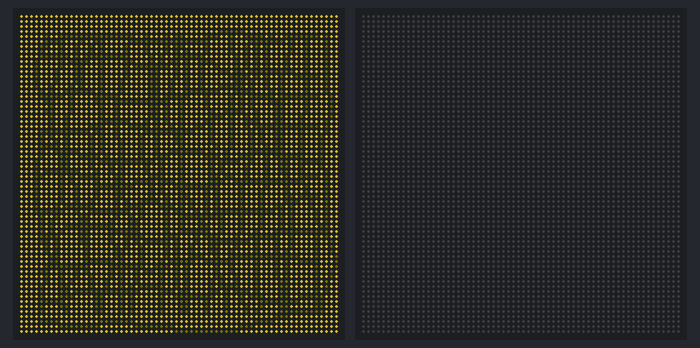
Bench run of a program on a simulated Raspberry Pi Pico running MicroPython. Shown: 2 × 64×64 RGB LED matrix. Dim RGB values are drawn brighter than linear; a reset restarts the program; random numbers come from a fixed seed; the clock reads 2024-03-15 10:24:30 at power-on unless the program sets it.

Above: at 0.3 s.
At 10.6 s:
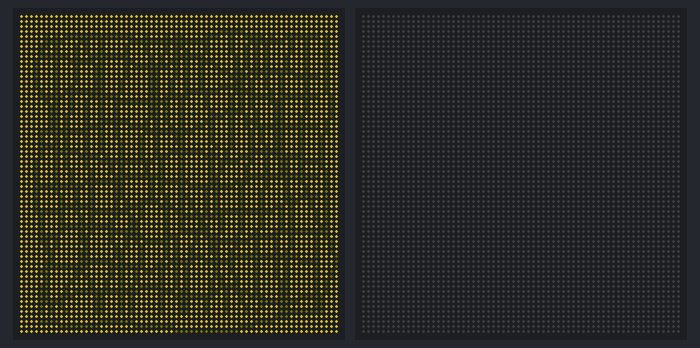
At 17.8 s:
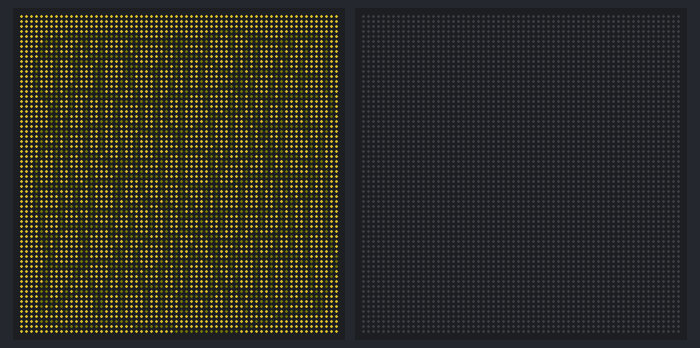
At 22.1 s:
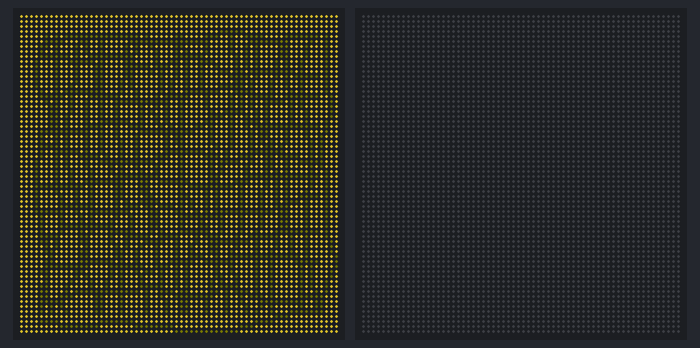
At 27.1 s:
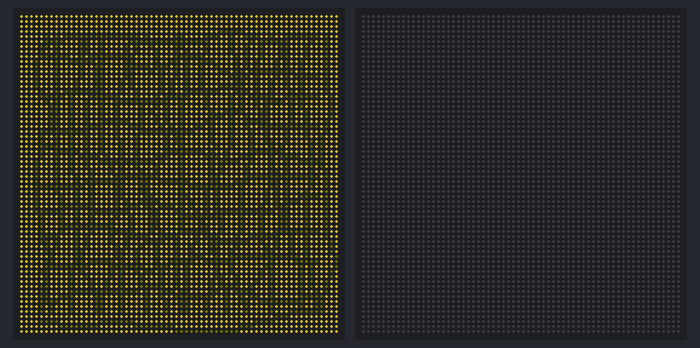
At 38.1 s:
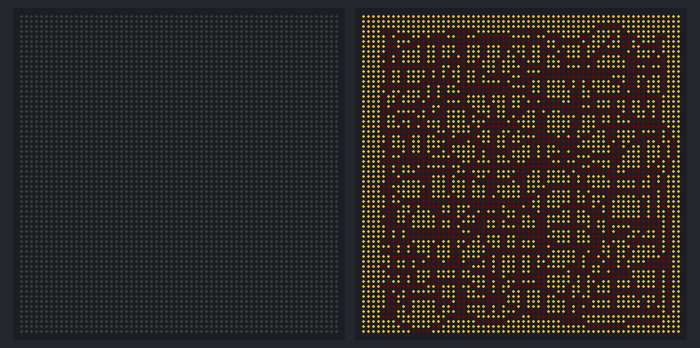

Measured:
- what the display in image 0 shows lasts 9.7 s, from 0.2 s to 9.9 s
- what the display in image 1 shows lasts 1.7 s, from 10.5 s to 12.2 s
- what the display in image 2 shows lasts 2.6 s, from 17.8 s to 20.4 s
- what the display in image 3 shows lasts 1.6 s, from 22.0 s to 23.6 s
- what the display in image 4 shows lasts 2.8 s, from 27.0 s to 29.8 s

The program:

hashlines.py
```python
import time
import random
import gc
import machine
from interstate75 import Interstate75, DISPLAY_INTERSTATE75_64X64

import settings_pieces as psets
if psets.MODES[psets.MODE] == "random_w_restart":
    import timer_play

if psets.MODES[psets.MODE] == "remote":
    import timer_coord

def checkForNewPiece():

    def machineRestart():
        display.clear()
        display.reset_pen(BLANKSCREEN)
        display.set_pen(BLANKSCREEN)
        display.clear()
        i75.update()
        machine.soft_reset()


    if psets.MODES[psets.MODE] == "random_w_restart":
        timer_play.playT2 = time.time()
        deltaTimeToPlay =  timer_play.playT2 - timer_play.playT1
        if deltaTimeToPlay > timer_play.timeToPlay :
                machineRestart()

    if psets.MODES[psets.MODE] == "remote":
        timer_coord.playT2 = time.time()
        deltaTimeToPlay =  timer_coord.playT2 - timer_coord.playT1
        if deltaTimeToPlay > timer_coord.timeToPlay :
            timer_coord.getPieceToPlay()
            if timer_coord.pieceToPlay != PIECENAME:
                machineRestart()

class Config:
    def __init__(self):
        """
        Purpose: holds state
        """


class ColorObj:
    def __init__(self):
        self.h = 0
        self.s = 0
        self.v = 0
        self.dh = 0
        self.ds = 0
        self.dv = 0
        self.newh = 0
        self.news = 0
        self.newv = 0
        self.speedFactor = 12
        self.intransition = False

    def change(self):
        dh = self.newh - self.h

        if dh >= 0.5:
            dh *= -1

        self.dh = dh / self.speedFactor
        self.ds = (self.news - self.s) / self.speedFactor
        self.dv = (self.newv - self.v) / self.speedFactor
        self.intransition = True

    def clrStep(self):
        self.h = self.h + self.dh
        self.s = self.s + self.ds
        self.v = self.v + self.dv

        if self.h > 1.0:
            self.h = self.h - 1.0
        if self.h < 0.0:
            self.h = 1.0 + self.h

        if round(self.h * 10) == round(self.newh * 10):
            self.dh = 0
        if round(self.s * 10) == round(self.news * 10):
            self.ds = 0
        if round(self.v * 10) == round(self.newv * 10):
            self.dv = 0

        if self.dh == 0 and self.ds == 0 and self.dv == 0:
            self.intransition = False


def changeColor(clrRef, hmin, hmax, smin, smax, vmin, vmax, init=False):

    clr = rColor(hmin, hmax, smin, smax, vmin, vmax)
    if init:
        clrRef.h = clr[0]
        clrRef.s = clr[1]
        clrRef.v = clr[2]
    else:
        clrRef.newh = clr[0]
        clrRef.news = clr[1]
        clrRef.newv = clr[2]

    # print(f"Color change {_hmin} {hmax} ==> {clrRef.newh}")


def rColor(hmin, hmax, smin, smax, vmin, vmax):

    if hmin > hmax:
        _hmin = 0 - hmin
    else:
        _hmin = hmin

    _h = random.uniform(_hmin, hmax)
    if _h < 0:
        _h += 1.0
    _s = random.uniform(smin, smax)
    _v = random.uniform(vmin, vmax)

    return [_h, _s, _v]


def R(a, b, rounded=False):
    if not rounded:
        return random.uniform(a, b)
    else:
        return round(random.uniform(a, b))


def catmull_rom(p0, p1, p2, p3, t):
    t2 = t * t
    t3 = t2 * t

    return 0.5 * (2 * p1 + (-p0 + p2) * t + (2 * p0 - 5 * p1 + 4 * p2 - p3) * t2 + (-p0 + 3 * p1 - 3 * p2 + p3) * t3)


def generateRawLine(points=20, horiz=True):
    pts = []
    if horiz:
        pointSpacing = (config.canvasWidth - 1 * config.xOffset) / points
    else:
        pointSpacing = (config.canvasHeight - 1 * config.yOffset) / points

    for i in range(points):
        a = i * pointSpacing
        b = R(-config.noiseAmplitude, config.noiseAmplitude)
        if horiz:
            pts.append((round(a), round(b)))
        else:
            pts.append((round(b), round(a)))

    # ensures the last point at the right or bottom closes the box
    if horiz:
        pts.append([config.canvasWidth - 2 * config.xOffset, b])
    else:
        pts.append([b, config.canvasHeight - 2 * config.yOffset])
    # Extra points for smoother Bézier start/end
    # pts.insert(0, pts[0])
    return pts


def getCurvePoints(points, resolution=50):

    curve_points = []
    n = len(points)

    for i in range(n - 1):
        p0 = points[max(0, i - 1)]
        p1 = points[i]
        p2 = points[i + 1]
        p3 = points[min(n - 1, i + 2)]

        for step in range(resolution):
            t = step / float(resolution)  # 0 <= t < 1

            x = catmull_rom(p0[0], p1[0], p2[0], p3[0], t)
            y = catmull_rom(p0[1], p1[1], p2[1], p3[1], t)

            curve_points.append((x, y))

    return curve_points


def generateInformalLine(pts=20, xOffset=0, yOffset=0, horiz=True):
    points = generateRawLine(pts, horiz)
    _curvedPoints = getCurvePoints(points, config.curveResolution)
    _smoothPointsForDrawing = []
    _smoothPointsForDrawing.extend((pt[0] + xOffset, pt[1] + yOffset) for pt in _curvedPoints)
    return _smoothPointsForDrawing


def getColor(r, g, b, a):
    clr = list(round(i * config.brightness) for i in [r, g, b])
    clr.append(a)
    return tuple(clr)


def hashlines2():
    global config
    _lineWidth = 1
    _ptCount = 0
    for h_pts in config.h_pts:
        if random.random() < config.horizLineChange:
            h_pts = generateInformalLine(config.pointsPerLine, config.xOffset, config.yOffset + config.rowSpacing * _ptCount, True)
            config.h_pts[_ptCount] = h_pts
        lastPt = [h_pts[0][0], h_pts[0][1]]
        for pt in h_pts:
            drawTheLine(lastPt[0], lastPt[1], pt[0], pt[1], _lineWidth)
            lastPt = [pt[0], pt[1]]
        _ptCount += 1

    _ptCount = 0
    for v_pts in config.v_pts:
        if random.random() < config.vertLineChange:
            v_pts = generateInformalLine(config.pointsPerLine, config.xOffset + config.colSpacing * _ptCount, config.yOffset, False)
            config.v_pts[_ptCount] = v_pts
        lastPt = [v_pts[0][0], v_pts[0][1]]
        for pt in v_pts:
            drawTheLine(lastPt[0], lastPt[1], pt[0], pt[1], _lineWidth)
            lastPt = [pt[0], pt[1]]
        _ptCount += 1

    # config.scroll += config.scrollRate


def drawTheLine(p1x, p1y, p2x, p2y, _lineWidth):
    display.line(round(p1x), round(p1y), round(p2x), round(p2y), _lineWidth)


def setLineColor():
    global ForeG
    _minVal = 0.0
    _maxVal = 0.04
    if config.lightMode:
        _minVal = 0.65
        _maxVal = 1.0
    changeColor(config.fgClr, config.line_minHue / 360, config.line_maxHue / 360, config.line_minSaturation, config.line_maxSaturation, _minVal, _maxVal, False)
    ForeG = display.create_pen_hsv(config.fgClr.h, config.fgClr.s, config.fgClr.v)
    config.fgClr.change()


def setBGColor():
    global Bg
    _minVal = 0.5
    _maxVal = 0.990
    if config.lightMode:
        _minVal = 0.0
        _maxVal = 0.1
    changeColor(config.bgClr, config.bg_minHue / 360, config.bg_maxHue / 360, config.bg_minSaturation, config.bg_maxSaturation, _minVal, _maxVal, False)
    Bg = display.create_pen_hsv(config.bgClr.h, config.bgClr.s, config.bgClr.v)
    config.bgClr.change()


def resetLines():
    global config

    config.colInterval = random.randint(int(config.rowAndColIntervalRange[0]), int(config.rowAndColIntervalRange[1]))
    config.rowInterval = random.randint(int(config.rowAndColIntervalRange[0]), int(config.rowAndColIntervalRange[1]))
    config.noiseAmplitude = random.uniform(float(config.noiseAmplitudeRange[0]), float(config.noiseAmplitudeRange[1]))
    config.rowSpacing = (config.canvasHeight - 2 * config.yOffset + config.rowAdj) / config.rowInterval
    config.colSpacing = (config.canvasWidth - 2 * config.xOffset + config.colAdj) / config.colInterval

    config.h_pts = []
    for row in range(config.rowInterval + config.rowAdj):
        h_pts = generateInformalLine(config.pointsPerLine, config.xOffset, config.yOffset + config.rowSpacing * row, True)
        config.h_pts.append(h_pts)

    config.v_pts = []
    for col in range(config.colInterval + config.colAdj):
        v_pts = generateInformalLine(config.pointsPerLine, config.xOffset + config.colSpacing * col, config.yOffset, False)
        config.v_pts.append(v_pts)


# ---------- SETTINGS ---------------#
# Setup for the display
i75 = Interstate75(display=DISPLAY_INTERSTATE75_64X64)
display = i75.display

config = Config()

def checkTime():
    hour  = time.localtime()[3]
    minute = time.localtime()[4]
    keepOn = False
    if hour >= 8 and hour <= 23 :
        keepOn = True

    return keepOn


BLANKSCREEN = display.create_pen_hsv(0,0,0)

# ---------------------------------#

PIECENAME = "hashlines"

# Framerate
config.interval = 0.03

config.pointsPerLine = 8
config.curveResolution = 5

config.xOffset = 4
config.colInterval = 10
config.colAdj = 1

config.yOffset = 4
config.rowInterval = 10
config.rowAdj = 1

config.vertLineChange = 0.002
config.horizLineChange = 0.002
config.changeLinesProb = 0.003
config.lightModeProb = 0.1
config.changeBGProb = 0.003

config.rowAndColIntervalRange = 4, 48
config.noiseAmplitude = 2
config.noiseAmplitudeRange = 1.05, 3.1

config.line_minHue = 0
config.line_maxHue = 60
config.line_minSaturation = 0.0
config.line_maxSaturation = 0.90
config.line_minValue = 0.0
config.line_maxValue = 0.010
# config.line_alpha = 180

config.bg_minHue = 0
config.bg_maxHue = 60
config.bg_minSaturation = 0.5
config.bg_maxSaturation = 0.9
config.bg_minValue = 0.4
config.bg_maxValue = 0.7
# config.bg_alpha = 40

config.canvasWidth = 64
config.canvasHeight = 64

config.lightMode = False


config.bgClr = ColorObj()
changeColor(config.bgClr, config.bg_minHue / 360, config.bg_maxHue / 360, config.bg_minSaturation, config.bg_maxSaturation, config.bg_minValue, config.bg_maxValue, True)
Bg = display.create_pen_hsv(config.bgClr.h, config.bgClr.s, config.bgClr.v)

config.fgClr = ColorObj()
changeColor(
    config.fgClr, config.line_minHue / 360, config.line_maxHue / 360, config.line_minSaturation, config.line_maxSaturation, config.line_minValue, config.line_maxValue, True
)
ForeG = display.create_pen_hsv(config.fgClr.h, config.fgClr.s, config.fgClr.v)

display.clear()

resetLines()
pause = False
#print(config.bgClr.intransition)


while not pause:

    config.bgClr.clrStep()
    Bg = display.create_pen_hsv(config.bgClr.h, config.bgClr.s, config.bgClr.v)
    display.set_pen(Bg)
    display.clear()

    config.fgClr.clrStep()
    ForeG = display.create_pen_hsv(config.fgClr.h, config.fgClr.s, config.fgClr.v)
    display.reset_pen(ForeG)
    display.set_pen(ForeG)

    hashlines2()

    if random.random() < config.changeBGProb:
        if not config.bgClr.intransition : setBGColor()
        if not config.fgClr.intransition : setLineColor()
        checkForNewPiece()

    if random.random() < config.changeLinesProb:
        config.lightMode = False if random.random() > config.lightModeProb else True
        resetLines()
        if not config.bgClr.intransition : setBGColor()
        if not config.fgClr.intransition : setLineColor()
        checkForNewPiece()


    # play_timer.playT2 = time.time()
    # deltaTimeToPlay =  play_timer.playT2 - play_timer.playT1

    # #if random.random() < .002:
    # if deltaTimeToPlay > play_timer.timeToPlay :
    #     display.clear()
    #     display.reset_pen(BLANKSCREEN)
    #     display.set_pen(BLANKSCREEN)
    #     display.clear()
    #     i75.update()
    #     machine.soft_reset()

    i75.update()
    time.sleep(config.interval)


 
```

settings_pieces.py
```python
# PIECES = ["drawing_scribbles", "animals","anim","hashlines","fludd_v1b"]
PIECES = ["drawing_scribbles", "drawing_scribbles","anim","abstraction","animals","fludd_v1b","hashlines"]
MODES = ["fixed","random","remote","random_w_restart"]
MODE = 3
PIECE = 0
```

timer_play.py
```python
import time
import random
minTimeToPlay = 10
maxTimeToPlay = 20
timeToPlay = random.uniform(minTimeToPlay, maxTimeToPlay)
playT1 = time.time()
playT2 = time.time()
```
